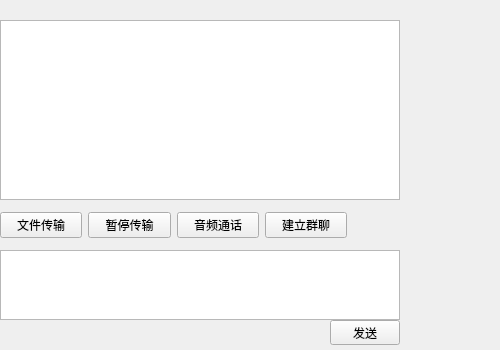
<?xml version="1.0" encoding="UTF-8"?>
<ui version="4.0">
 <class>chatdialog</class>
 <widget class="QWidget" name="chatdialog">
  <property name="geometry">
   <rect>
    <x>0</x>
    <y>0</y>
    <width>500</width>
    <height>350</height>
   </rect>
  </property>
  <property name="minimumSize">
   <size>
    <width>500</width>
    <height>350</height>
   </size>
  </property>
  <property name="maximumSize">
   <size>
    <width>500</width>
    <height>350</height>
   </size>
  </property>
  <property name="windowTitle">
   <string>Form</string>
  </property>
  <widget class="QTextBrowser" name="tb_chat">
   <property name="geometry">
    <rect>
     <x>0</x>
     <y>20</y>
     <width>400</width>
     <height>180</height>
    </rect>
   </property>
  </widget>
  <widget class="QTextEdit" name="te_chat">
   <property name="geometry">
    <rect>
     <x>0</x>
     <y>250</y>
     <width>400</width>
     <height>70</height>
    </rect>
   </property>
  </widget>
  <widget class="QPushButton" name="pb_commit">
   <property name="geometry">
    <rect>
     <x>330</x>
     <y>320</y>
     <width>70</width>
     <height>25</height>
    </rect>
   </property>
   <property name="text">
    <string>发送</string>
   </property>
  </widget>
  <widget class="QWidget" name="layoutWidget">
   <property name="geometry">
    <rect>
     <x>0</x>
     <y>210</y>
     <width>347</width>
     <height>31</height>
    </rect>
   </property>
   <layout class="QGridLayout" name="gridLayout">
    <item row="0" column="0">
     <widget class="QPushButton" name="pb_file">
      <property name="text">
       <string>文件传输</string>
      </property>
      <property name="icon">
       <iconset resource="res.qrc">
        <normaloff>:/images/folders.png</normaloff>:/images/folders.png</iconset>
      </property>
     </widget>
    </item>
    <item row="0" column="2">
     <widget class="QPushButton" name="pb_talk">
      <property name="text">
       <string>音频通话</string>
      </property>
     </widget>
    </item>
    <item row="0" column="3">
     <widget class="QPushButton" name="pb_ourchat">
      <property name="text">
       <string>建立群聊</string>
      </property>
      <property name="icon">
       <iconset resource="res.qrc">
        <normaloff>:/images/1.jpg</normaloff>:/images/1.jpg</iconset>
      </property>
     </widget>
    </item>
    <item row="0" column="1">
     <widget class="QPushButton" name="pb_file_pause">
      <property name="text">
       <string>暂停传输</string>
      </property>
      <property name="icon">
       <iconset resource="res.qrc">
        <normaloff>:/images/cancel.png</normaloff>:/images/cancel.png</iconset>
      </property>
     </widget>
    </item>
   </layout>
  </widget>
 </widget>
 <resources>
  <include location="res.qrc"/>
 </resources>
 <connections/>
</ui>
